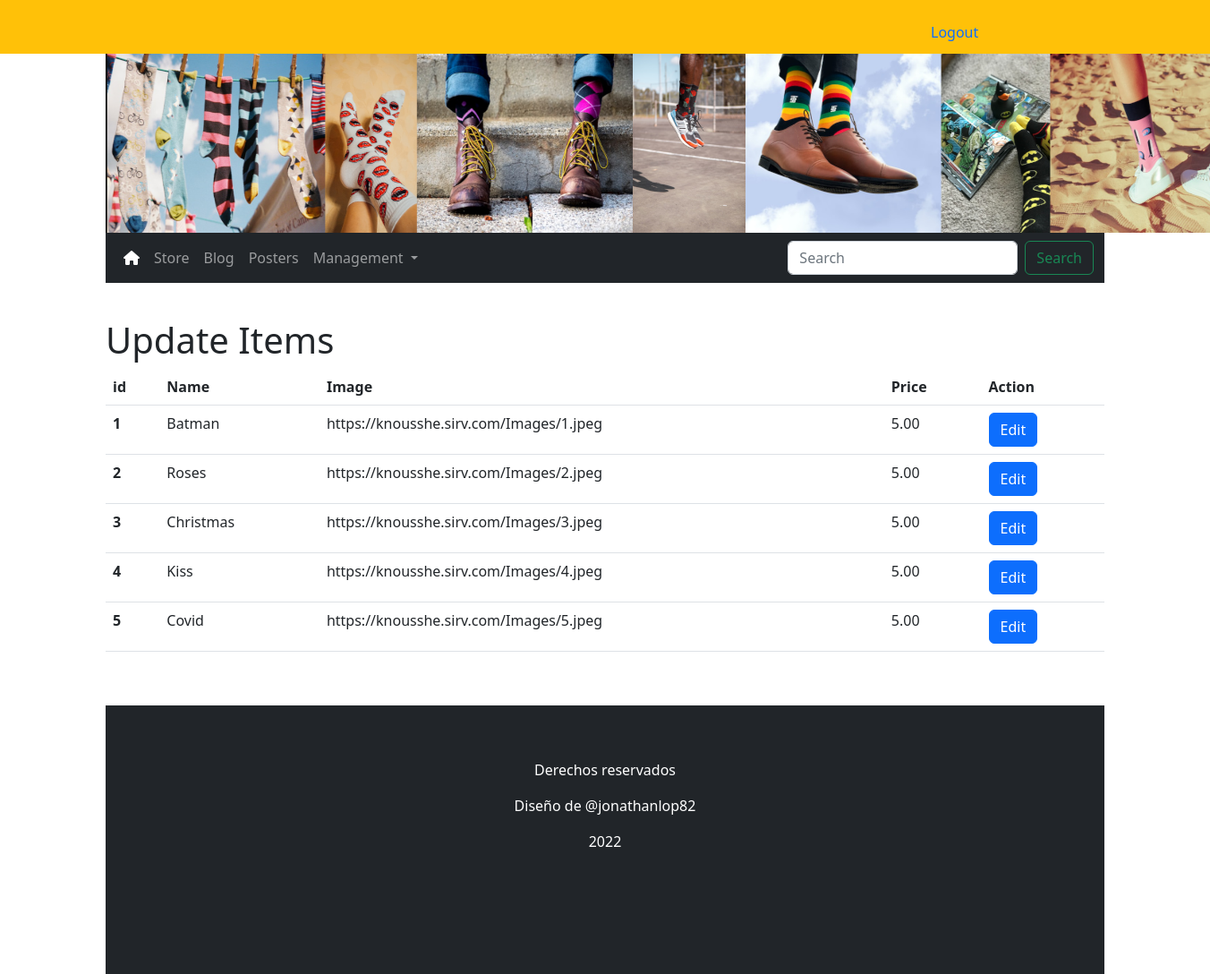
/update (signed in), run on an earlier commit of the app's database.
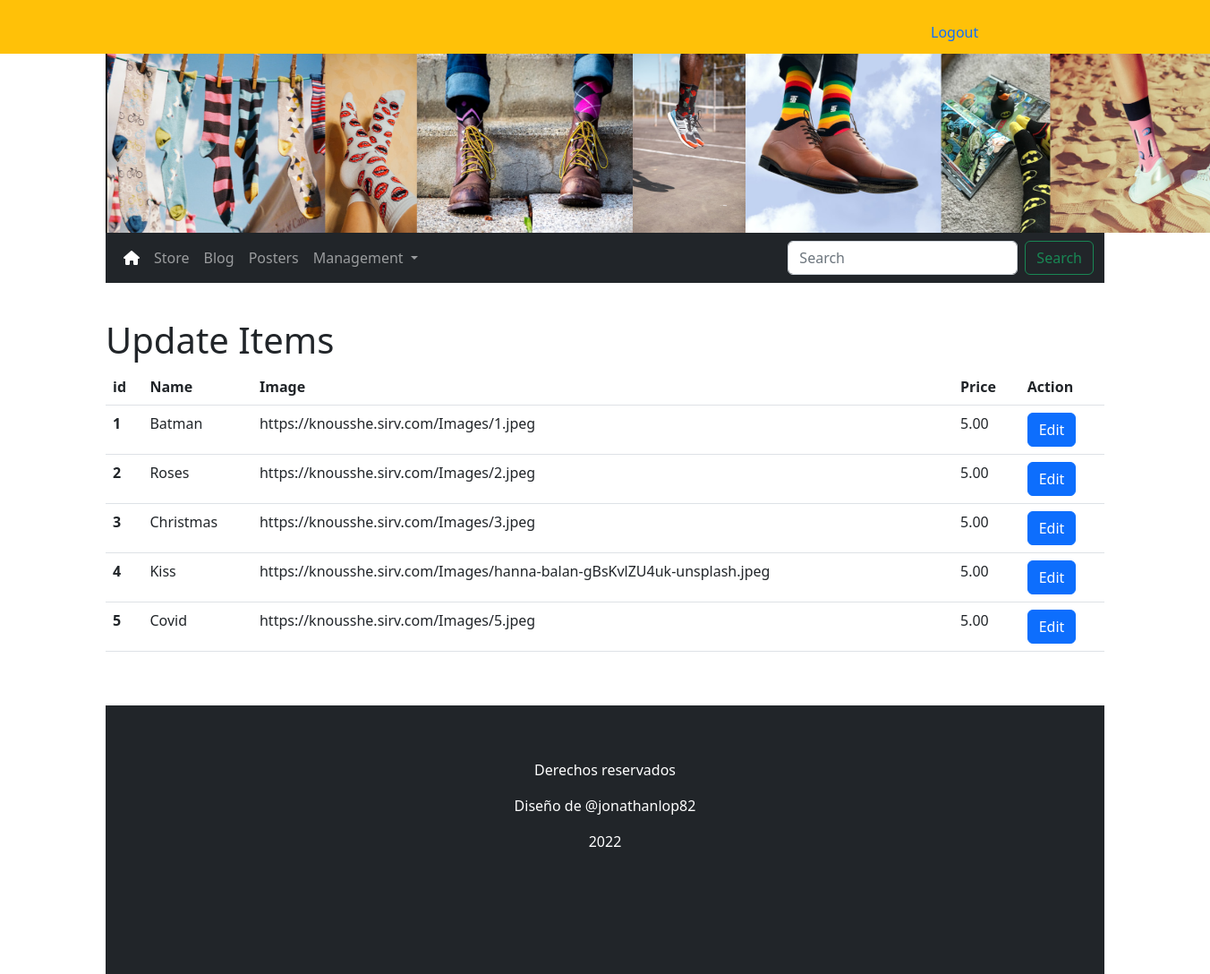
And on a later commit of the database.
### app.py (models this page shows, shortened)
class Items(db.Model):
    id = db.Column(db.Integer, primary_key=True)
    name = db.Column(db.String(250), unique=True, nullable=False)
    image = db.Column(db.String(250), nullable=False)
    price = db.Column(db.Float, nullable=False)
    price_id = db.Column(db.String(250), nullable=False)

### app.py (the view)
@app.route('/update')
@login_required
def update():
    all_items = db.session.query(Items).all()
    total_items = len(all_items)
    return render_template('update.html', all_items=all_items)

### app.py (called while the page is built)
@login_manager.user_loader
def user_loader(user_id):
    return User.query.get(user_id)

### templates/update.html
{% extends 'base.html' %}
{% block main %}
<div class="container update-items">
    <h1>Update Items</h1>
    <table class="table">
        <thead>
          <tr>
            <th scope="col">id</th>
            <th scope="col">Name</th>
            <th scope="col">Image</th>
            <th scope="col">Price</th>
            <th scope="col">Action</th>
          </tr>
        </thead>
        <tbody>
        {% for item in all_items %}
          <tr>
            <th scope="row">{{ item.id }}</th>
            <td>{{ item.name }}</td>
            <td>{{ item.image }}</td>
            <td>{{ "%.2f"|format(item.price) }}</td>
            <td><a class="btn btn-primary" href="/update/{{ item.id }}" role="button">Edit</a></td>
          </tr>
          {% endfor %}
        </tbody>
      </table>
{% endblock %}

### templates/base.html (shortened to what this page needs)
<!DOCTYPE html>
<html lang="en">
<head>
    <link rel="stylesheet" href="{{ url_for('static', filename='css/styles.css') }}">
    <link href="https://cdn.jsdelivr.net/npm/bootstrap@5.2.1/dist/css/bootstrap.min.css" rel="stylesheet">
</head>
<body>
    <div class="top">
      <div class="row">
        <div class="col-9">
        </div>
        <div class="col-3">
          <ul class="nav nav-pills">
            {% if current_user.is_authenticated %}
            <li class="nav-item">
              <a class="nav-link"  href="{{ url_for('logout') }}" role="button">Logout</a>
            </li>
            {% else %}
            <li class="nav-item">
              <a class="nav-link"  href="{{ url_for('login') }}" role="button">Login</a>
            </li>
            {% endif %}
          </ul>
        </div>
      </div>
    </div>
    <div class="container header">
        <img width="1300" height="200" src="{{ url_for('static', filename='img/banner.png') }}" alt="">
    </div>
    <div class="container menu">
        <nav class="navbar navbar-dark navbar-expand-lg bg-dark">
            <div class="container-fluid">
              <div class="collapse navbar-collapse" id="navbarSupportedContent">
                <ul class="navbar-nav me-auto mb-2 mb-lg-0">
                  <li class="nav-item">
                    <a class="nav-link active" aria-current="page" href="{{ url_for("index") }}"><i class="fa-solid fa-house"></i></a>
                  </li>
                  <li class="nav-item">
                    <a class="nav-link" href="{{ url_for("store") }}">Store</a>
                  </li>
                  <li class="nav-item">
                    <a class="nav-link" href="#">Blog</a>
                  </li>
                  <li class="nav-item">
                    <a class="nav-link" href="#">Posters</a>
                  </li>
                  {% if current_user.is_authenticated %}
                  <li class="nav-item dropdown">
                    <a class="nav-link dropdown-toggle" href="#" role="button" data-bs-toggle="dropdown" aria-expanded="false">
                      Management
                    </a>
                  </li>
                  {% endif %}
                </ul>
                <form class="d-flex" role="search">
                  <input class="form-control me-2" type="search" placeholder="Search" aria-label="Search">
                  <button class="btn btn-outline-success" type="submit">Search</button>
                </form>
              </div>
            </div>
          </nav>
    </div>
    {% block main %}
    {% endblock %}
  <div class="footer text-center">
    <p>Derechos reservados</p>
    <p>Diseño de @jonathanlop82</p>
    <p>2022</p>
  </div>
</body>
</html>

### static/css/styles.css (style rules this page uses)
.top { background-color: #FFC108; height: 60px; padding: 1rem; }
.header { margin: 0px; padding: 0px; }
.footer { background-color: #212529; height: 300px; margin-top: 60px; padding-top: 60px; color: white; }
.update-items { margin-top: 40px; }

What changed in the data, as far as the page shows it:
changed Items "Kiss": image "https://knousshe.sirv.com/Images/4.jpeg" → "https://knousshe.sirv.com/Images/hanna-balan-gBsKvlZU4uk-unsplash.jpeg"
